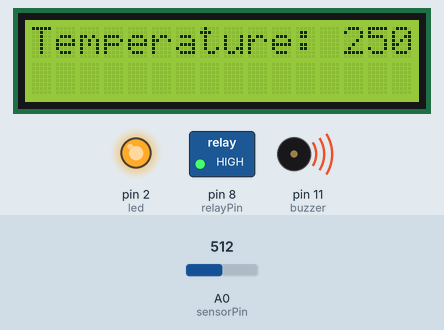
Simulated run of this sketch. Board: Arduino Uno, built with avr-gcc and run on an emulated ATmega328P. On the bench: 16×2 character LCD, switched loads named in the sketch (green lamp = pin HIGH), output pins drawn as LEDs (lit = HIGH), buzzer (waves = sounding, pin HIGH). The test bench sets the inputs (shaded band); at power-on: A0 (sensorPin) = 512.

Above: at 1.2 s.
1.3 s: A0 (sensorPin) set to 54
At 3.0 s:
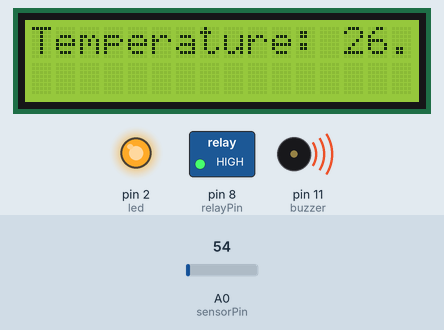
3.6 s: A0 (sensorPin) set to 44
At 4.9 s:
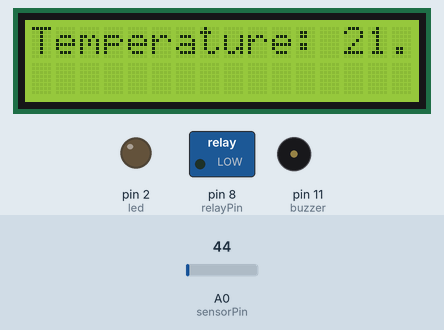
5.6 s: A0 (sensorPin) set to 22
At 6.8 s:
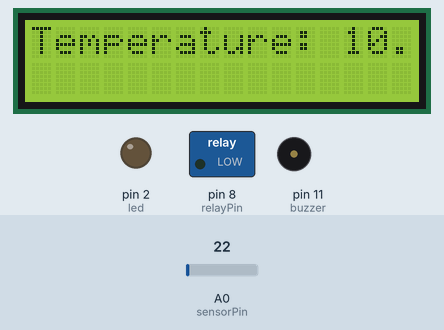
7.7 s: A0 (sensorPin) set to 18
At 8.6 s:
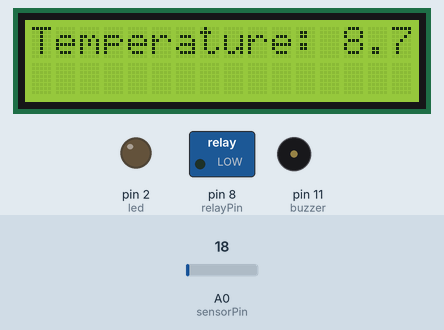
Timing chart, 0 to 10.7 s (numbered marks = the images above; inputs shaded):
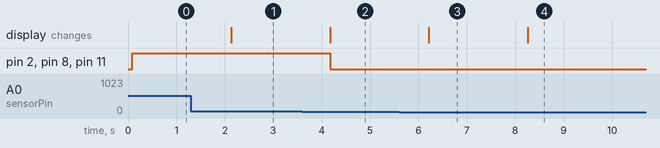

The sketch:

fire_alarm_system.ino
```cpp
#include <LiquidCrystal_I2C.h>
#include <Wire.h>

int sensorPin = A0;
int sensorValue = 0;
float temperature = 0;
float voltage = 0;

LiquidCrystal_I2C lcd(0x27, 16, 2);

int buzzer = 11;
int led = 2;
int relayPin = 8;

void setup() {
  lcd.init();
  lcd.backlight();
  pinMode(buzzer, OUTPUT);
  pinMode(led, OUTPUT);
  pinMode(relayPin, OUTPUT);
}

void loop() {
  sensorValue = analogRead(sensorPin);
  voltage = (sensorValue / 1024.0) * 5000.0;
  temperature = voltage / 10.0;

  lcd.setCursor(0,0);
  lcd.print("Temperature: ");
  lcd.print(temperature);
  lcd.print(" °C");

  if (temperature > 24) {
    digitalWrite(buzzer, HIGH);
    digitalWrite(led, HIGH);
    digitalWrite(relayPin, HIGH);
  } else {
    digitalWrite(buzzer, LOW);
    digitalWrite(led, LOW);
    digitalWrite(relayPin, LOW);
  }

  delay(1000);
}
```

Measured:
- the behaviour switches between 50 and 49 on A0 (sensorPin) (found by bisection; images 1 and 2)
- the behaviour switches between 21 and 20 on A0 (sensorPin) (found by bisection; images 3 and 4)
- after the input at 1.3 s, the display: changes after 0.83 s (image 1)
- after the input at 3.6 s, pin 2 (led), pin 8 (relayPin), pin 11 (buzzer): HIGH → LOW after 0.57 s; the display: changes after 0.57 s (image 2)
- after the input at 5.6 s, the display: changes after 0.62 s (image 3)
- after the input at 7.7 s, the display: changes after 0.56 s (image 4)
